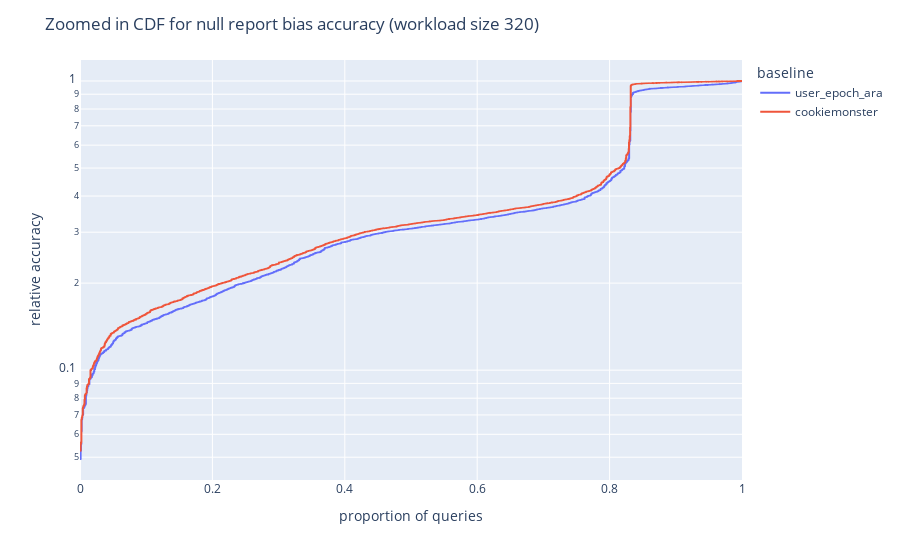

The notebook cell this image was saved under:
### Code cell
for log_y in [True, False]:
    title = (
        f"Zoomed in CDF for null report bias accuracy (workload size {workload_size})"
        if log_y else
        f"CDF for null report accuracy (workload size {workload_size})"
    )
    filename = (
        f"cdf_zoomed_null_report_bias_relative_accuracy_ws_{workload_size}"
        if log_y else
        f"cdf_null_report_bias_relative_accuracy_ws_{workload_size}"
    )
    figcdf = px.ecdf(
        ds,
        y="null_report_bias_accuracy",
        orientation='h',
        color="baseline",
        log_y=log_y,
        
    )
    figcdf.update_layout(
        title=title,
        xaxis_title="proportion of queries",
        yaxis_title="relative accuracy"
    )
    figcdf.show()
    figcdf.write_image(f"./large/{filename}.png")

### Figure 1 — Plotly figure (JSON) as saved in the notebook; plotly's stock layout.template omitted (floating-point values rounded to 4 significant figures; data arrays with more than 128 entries replaced by an {"elided": "..."} marker saying what was removed)
{"data": [{"hovertemplate": "baseline=user_epoch_ara<br>probability=%{x}<br>null_report_bias_accuracy=%{y}<extra></extra>", "legendgroup": "user_epoch_ara", "line": {"dash": "solid", "shape": "hv"}, "marker": {"color": "#636efa", "symbol": "circle"}, "mode": "lines", "name": "user_epoch_ara", "showlegend": true, "type": "scattergl", "x": {"elided": "1901 float values"}, "xaxis": "x", "y": {"elided": "1901 float values"}, "yaxis": "y"}, {"hovertemplate": "baseline=cookiemonster<br>probability=%{x}<br>null_report_bias_accuracy=%{y}<extra></extra>", "legendgroup": "cookiemonster", "line": {"dash": "solid", "shape": "hv"}, "marker": {"color": "#EF553B", "symbol": "circle"}, "mode": "lines", "name": "cookiemonster", "showlegend": true, "type": "scattergl", "x": {"elided": "1899 float values"}, "xaxis": "x", "y": {"elided": "1899 float values"}, "yaxis": "y"}], "layout": {"legend": {"title": {"text": "baseline"}, "tracegroupgap": 0}, "margin": {"t": 60}, "title": {"text": "Zoomed in CDF for null report bias accuracy (workload size 320)"}, "xaxis": {"anchor": "y", "domain": [0, 1], "rangemode": "tozero", "title": {"text": "proportion of queries"}}, "yaxis": {"anchor": "x", "domain": [0, 1], "title": {"text": "relative accuracy"}, "type": "log"}}}
